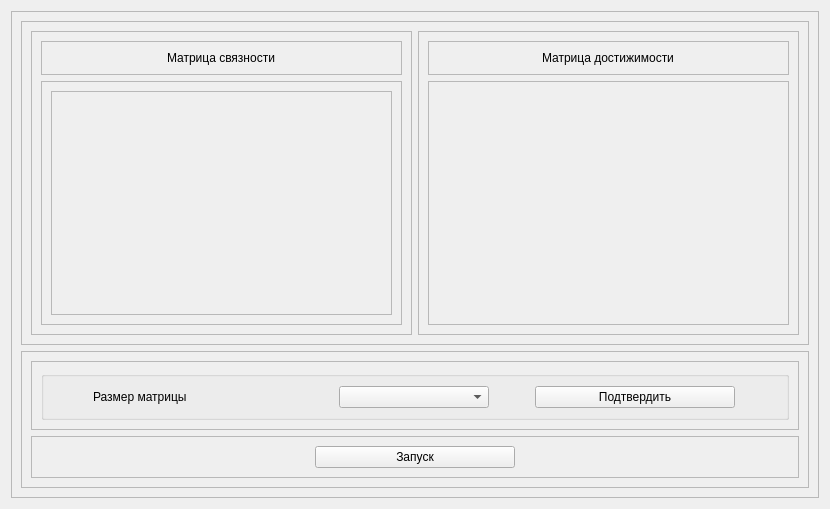
<?xml version="1.0" encoding="UTF-8"?>
<ui version="4.0">
 <class>WarshallAlgoWidget</class>
 <widget class="QWidget" name="WarshallAlgoWidget">
  <property name="geometry">
   <rect>
    <x>0</x>
    <y>0</y>
    <width>830</width>
    <height>509</height>
   </rect>
  </property>
  <property name="windowTitle">
   <string>Form</string>
  </property>
  <layout class="QVBoxLayout" name="verticalLayout">
   <item>
    <widget class="QFrame" name="frame_31">
     <property name="frameShape">
      <enum>QFrame::StyledPanel</enum>
     </property>
     <property name="frameShadow">
      <enum>QFrame::Raised</enum>
     </property>
     <layout class="QVBoxLayout" name="verticalLayout_17">
      <item>
       <widget class="QFrame" name="frame_32">
        <property name="sizePolicy">
         <sizepolicy hsizetype="Preferred" vsizetype="Expanding">
          <horstretch>0</horstretch>
          <verstretch>0</verstretch>
         </sizepolicy>
        </property>
        <property name="frameShape">
         <enum>QFrame::StyledPanel</enum>
        </property>
        <property name="frameShadow">
         <enum>QFrame::Raised</enum>
        </property>
        <layout class="QHBoxLayout" name="horizontalLayout_15">
         <item>
          <widget class="QFrame" name="frame_33">
           <property name="frameShape">
            <enum>QFrame::StyledPanel</enum>
           </property>
           <property name="frameShadow">
            <enum>QFrame::Raised</enum>
           </property>
           <layout class="QVBoxLayout" name="verticalLayout_18">
            <item alignment="Qt::AlignTop">
             <widget class="QFrame" name="frame_34">
              <property name="frameShape">
               <enum>QFrame::StyledPanel</enum>
              </property>
              <property name="frameShadow">
               <enum>QFrame::Raised</enum>
              </property>
              <layout class="QVBoxLayout" name="verticalLayout_19">
               <item alignment="Qt::AlignHCenter">
                <widget class="QLabel" name="label_1">
                 <property name="text">
                  <string>Матрица связности</string>
                 </property>
                </widget>
               </item>
              </layout>
             </widget>
            </item>
            <item>
             <widget class="QFrame" name="frame_35">
              <property name="sizePolicy">
               <sizepolicy hsizetype="Preferred" vsizetype="Expanding">
                <horstretch>0</horstretch>
                <verstretch>0</verstretch>
               </sizepolicy>
              </property>
              <property name="frameShape">
               <enum>QFrame::StyledPanel</enum>
              </property>
              <property name="frameShadow">
               <enum>QFrame::Raised</enum>
              </property>
              <layout class="QVBoxLayout" name="verticalLayout_3">
               <item>
                <widget class="QScrollArea" name="sa_left_1">
                 <property name="widgetResizable">
                  <bool>true</bool>
                 </property>
                 <widget class="QWidget" name="scrollAreaWidgetContents_2">
                  <property name="geometry">
                   <rect>
                    <x>0</x>
                    <y>0</y>
                    <width>341</width>
                    <height>226</height>
                   </rect>
                  </property>
                  <layout class="QVBoxLayout" name="verticalLayout_22"/>
                 </widget>
                </widget>
               </item>
              </layout>
             </widget>
            </item>
           </layout>
          </widget>
         </item>
         <item>
          <widget class="QFrame" name="frame_36">
           <property name="frameShape">
            <enum>QFrame::StyledPanel</enum>
           </property>
           <property name="frameShadow">
            <enum>QFrame::Raised</enum>
           </property>
           <layout class="QVBoxLayout" name="verticalLayout_2">
            <item>
             <widget class="QFrame" name="frame_40">
              <property name="frameShape">
               <enum>QFrame::StyledPanel</enum>
              </property>
              <property name="frameShadow">
               <enum>QFrame::Raised</enum>
              </property>
              <layout class="QVBoxLayout" name="verticalLayout_21">
               <item alignment="Qt::AlignHCenter">
                <widget class="QLabel" name="label_2">
                 <property name="text">
                  <string>Матрица достижимости</string>
                 </property>
                </widget>
               </item>
              </layout>
             </widget>
            </item>
            <item>
             <widget class="QScrollArea" name="sa_right_1">
              <property name="widgetResizable">
               <bool>true</bool>
              </property>
              <widget class="QWidget" name="scrollAreaWidgetContents">
               <property name="geometry">
                <rect>
                 <x>0</x>
                 <y>0</y>
                 <width>361</width>
                 <height>246</height>
                </rect>
               </property>
               <layout class="QVBoxLayout" name="verticalLayout_6"/>
              </widget>
             </widget>
            </item>
           </layout>
          </widget>
         </item>
        </layout>
       </widget>
      </item>
      <item alignment="Qt::AlignBottom">
       <widget class="QFrame" name="frame_37">
        <property name="frameShape">
         <enum>QFrame::StyledPanel</enum>
        </property>
        <property name="frameShadow">
         <enum>QFrame::Raised</enum>
        </property>
        <layout class="QVBoxLayout" name="verticalLayout_20">
         <item>
          <widget class="QFrame" name="frame_38">
           <property name="frameShape">
            <enum>QFrame::StyledPanel</enum>
           </property>
           <property name="frameShadow">
            <enum>QFrame::Raised</enum>
           </property>
           <layout class="QHBoxLayout" name="horizontalLayout_16">
            <item>
             <widget class="QGroupBox" name="groupBox_1">
              <property name="title">
               <string/>
              </property>
              <layout class="QHBoxLayout" name="horizontalLayout_17">
               <item>
                <widget class="QLabel" name="label">
                 <property name="sizePolicy">
                  <sizepolicy hsizetype="Fixed" vsizetype="Preferred">
                   <horstretch>0</horstretch>
                   <verstretch>0</verstretch>
                  </sizepolicy>
                 </property>
                 <property name="maximumSize">
                  <size>
                   <width>200</width>
                   <height>16777215</height>
                  </size>
                 </property>
                 <property name="text">
                  <string>Размер матрицы</string>
                 </property>
                </widget>
               </item>
               <item>
                <widget class="QComboBox" name="cb_size_selection">
                 <property name="minimumSize">
                  <size>
                   <width>150</width>
                   <height>0</height>
                  </size>
                 </property>
                 <property name="maximumSize">
                  <size>
                   <width>150</width>
                   <height>16777215</height>
                  </size>
                 </property>
                </widget>
               </item>
               <item>
                <widget class="QPushButton" name="pb_apply">
                 <property name="maximumSize">
                  <size>
                   <width>200</width>
                   <height>16777215</height>
                  </size>
                 </property>
                 <property name="text">
                  <string>Подтвердить</string>
                 </property>
                </widget>
               </item>
              </layout>
             </widget>
            </item>
           </layout>
          </widget>
         </item>
         <item>
          <widget class="QFrame" name="frame_39">
           <property name="frameShape">
            <enum>QFrame::StyledPanel</enum>
           </property>
           <property name="frameShadow">
            <enum>QFrame::Raised</enum>
           </property>
           <layout class="QHBoxLayout" name="horizontalLayout_18">
            <item>
             <widget class="QPushButton" name="pb_launch">
              <property name="maximumSize">
               <size>
                <width>200</width>
                <height>16777215</height>
               </size>
              </property>
              <property name="text">
               <string>Запуск</string>
              </property>
             </widget>
            </item>
           </layout>
          </widget>
         </item>
        </layout>
       </widget>
      </item>
     </layout>
    </widget>
   </item>
  </layout>
 </widget>
 <resources/>
 <connections/>
</ui>
